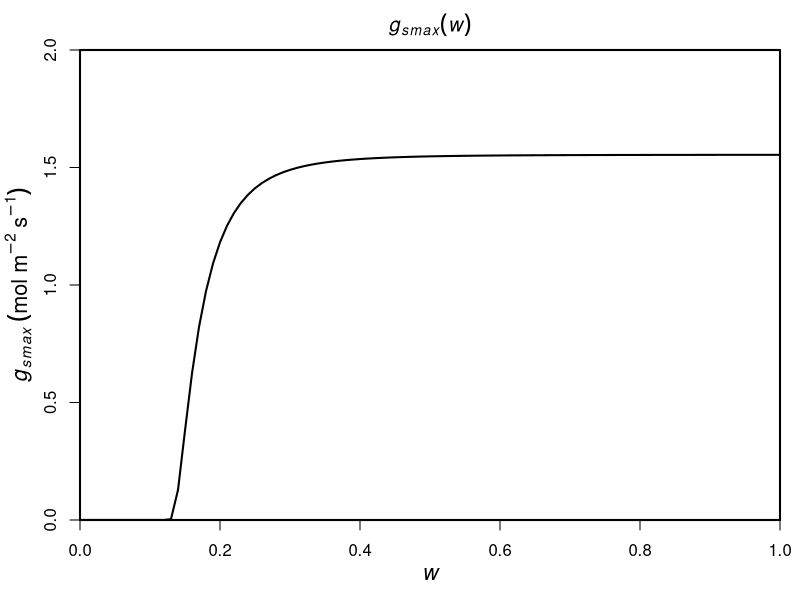
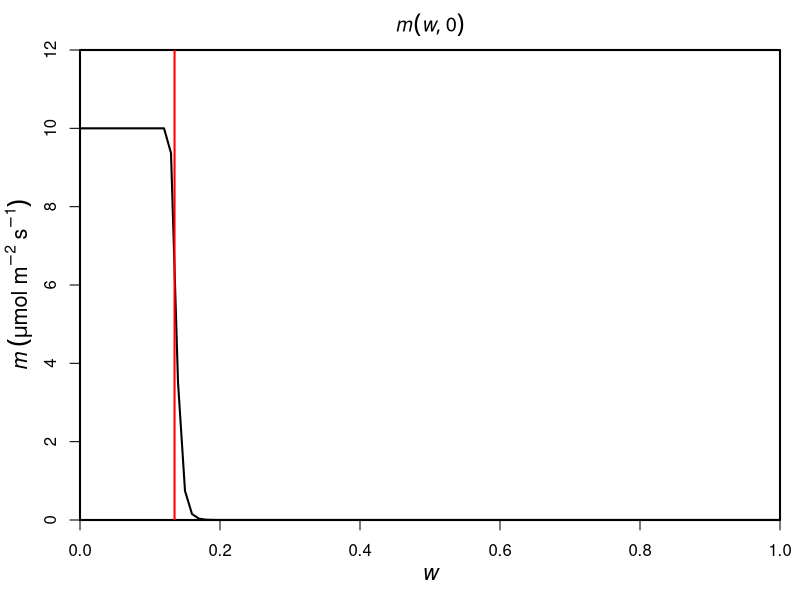
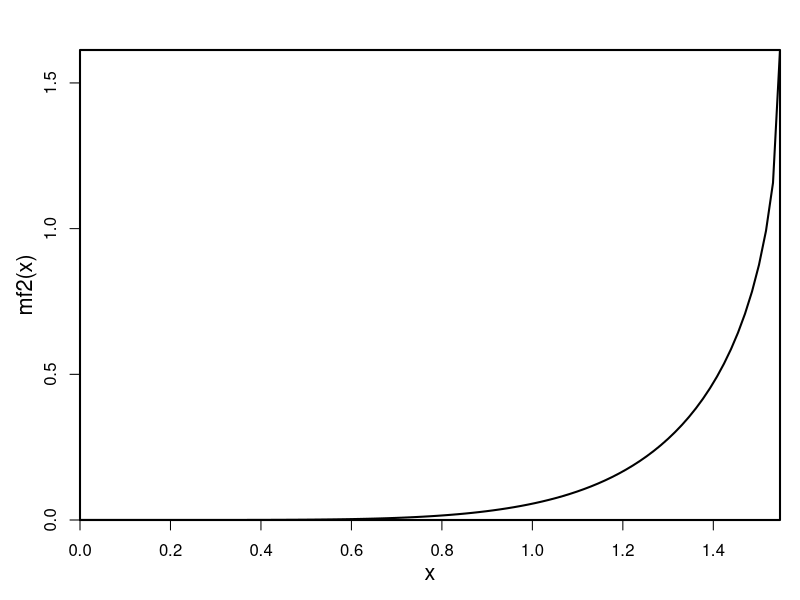
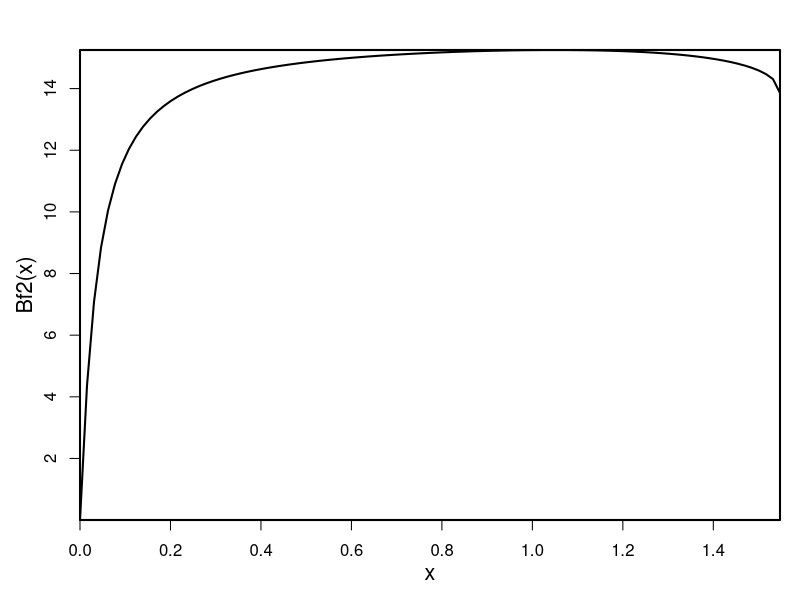

Reproduce these figures in R, in order.

# gsmax
gsmaxf1 <- function(w,
                    a=1.6, nZ=0.5, p=43200, l=1.8e-5, LAI=1, h=l*a*LAI/nZ*p, VPD=0.02,
                    pe=-1.58*10^-3, b=4.38, h2=h/1000, xkmax=5, c=5.71, d=10.05){
  
  # xylem conductance function
  xkf <- function(x)xkmax*exp(-(-x/d)^c)
  # minimum xylem water potential function for given w
  pxminf <- function(w){
    ps <- pe*w^(-b)
    f1 <- function(x)-(ps-x)*h2*xkf(x)
    res <- optimize(f1, c(-200,0), tol=.Machine$double.eps)$minimum
    return(res)
  }
  
  ps <- pe*w^(-b)
  pxmin <- pxminf(w)
  res <- (ps-pxmin)*h2*xkf(pxmin)/(h*VPD)
  return(res)
}
gsmaxf2 <- Vectorize(gsmaxf1)
# m(w, gs)
mf1 <- function(w, gs,
                ca=400, Vcmax=50, cp=30, Km=703, Rd=1, LAI=1,
                a=1.6, nZ=0.5, p=43200, l=1.8e-5, h=l*a*LAI/nZ*p, VPD=0.02,
                pe=-1.58*10^-3, b=4.38, h2=h/1000, xkmax=5, c=5.71, d=10.05, h3=10){
  
  # xylem conductance function
  xkf <- function(x)xkmax*exp(-(-x/d)^c)
  # minimum xylem water potential function for given w
  pxminf <- function(w){
    ps <- pe*w^(-b)
    f1 <- function(x)-(ps-x)*h2*xkf(x)
    res <- optimize(f1, c(-200,0), tol=.Machine$double.eps)$minimum
    return(res)
  }
  # xylem water potential function
  pxf <- function(w, gs){
    ps <- pe*w^(-b)
    pxmin <- pxminf(w)
    f1 <- function(x)((ps-x)*h2*xkf(x)-h*VPD*gs)^2
    res <- optimize(f1, c(pxmin, ps), tol=.Machine$double.eps)$minimum
    return(res)
  }
  
  px <- pxf(w, gs)
  xk <- xkf(px)
  PLC <- 1-xk/xkmax
  res <- h3*PLC
  #browser()
  return(res)
}
# m(w, 0)
mgs0f1 <- function(w, pe=-1.58*10^-3, b=4.38, xkmax=5, c=5.71, d=10.05, h3=10){
  
  # xylem conductance function
  xkf <- function(x)xkmax*exp(-(-x/d)^c)
  
  px <- pe*w^(-b)
  xk <- xkf(px)
  PLC <- 1-xk/xkmax
  res <- h3*PLC
  #browser()
  return(res)
}
# A(gs)
Af <- function(gs, ca=400, Vcmax=50, cp=30, Km=703, Rd=1, LAI=1)LAI*1/2*(Vcmax+(Km+ca)*gs-Rd-sqrt(((ca-Km)*gs+Rd-Vcmax)^2+4*gs*((ca*gs+Rd)*Km+cp*Vcmax)))
# B(w, gs)
Bf1 <- function(w, gs)Af(gs)-mf1(w, gs)
# wtest
wtest <- 0.5
Bf2 <- Vectorize(function(gs)Bf1(wtest, gs))
mf2 <- Vectorize(function(gs)mf1(wtest, gs))
mf3 <- Vectorize(function(w)mf1(w, 0))
mgs0f2 <- function(w)(mf3(w)-mgs0f1(w))
gsmax <- gsmaxf2(wtest)
# Figure
windows(8, 6)
par(mgp=c(2.2, 1, 0), xaxs="i", yaxs="i", lwd=2, mar=c(4, 4, 2.5, 1), mfrow=c(1,1))
curve(gsmaxf2, 1e-5, 1,
      main=expression(italic(g[smax](w))),
      xlab=expression(italic(w)), ylab=expression(italic(g[smax])~(mol~m^-2~s^-1)),
      type="l", xlim=c(0, 1), ylim=c(0, 2), cex.lab=1.3)
curve(mgs0f1, 1e-5, 1,
      main=expression(italic(m(w,0))),
      xlab=expression(italic(w)), ylab=expression(italic(m)~(mu*mol~m^-2~s^-1)),
      type="l", xlim=c(0, 1), ylim=c(0, 12), cex.lab=1.3)
abline(v=0.1350649598204598, col="red")
curve(mf2, 1e-5, gsmax, type="l", xlim=c(0, gsmax), cex.lab=1.3)
curve(Bf2, 1e-5, gsmax, type="l", xlim=c(0, gsmax), cex.lab=1.3)
